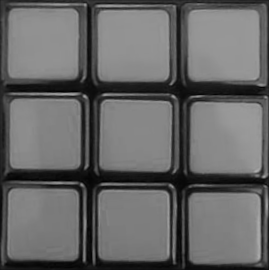
#> input picture CVsystem/cube_face_sample.png, 269 x 270 px, given in place of the camera
$ python solve_IRL_cube.py   (older library calls are emulated)
#> lines starting #> are read from the running program, lines starting #| are printed output that depends on the picture
#> (reads config.json from the repository)
### CVsystem/video_input.py
import cv2
import time
from datetime import datetime
from threading import Thread

class WebcamVideoStream:
    def __init__(self, fps=30, src=0):
#> called with fps = 30, src = 0
        self.stream = cv2.VideoCapture(src)
        (self.grabbed, self.frame) = self.stream.read()
#> self.frame is the input picture: shape (270, 269, 3); mean B, G, R 102.5, 102.5, 102.5

        self.stopped = False
        self.fps = fps

    def start(self):
        Thread(target=self.update, args=()).start()

    def update(self):
        while not self.stopped:
            self.grabbed, self.frame = self.stream.read();
            time.sleep(1/self.fps)


    def read(self):
        return self.frame

    def stop(self):
        self.stopped = True

# [8 lines that do not run on import are left out]

### Cube.py
import rubikNotation as rN
import numpy as np
import random
import copy
from Cube3d import Cube3d

class Cube:
    """
               0  0  0
               0  0  0
               0  0  0
      1  1  1  2  2  2  3  3  3  4  4  4
      1  1  1  2  2  2  3  3  3  4  4  4
      1  1  1  2  2  2  3  3  3  4  4  4
               5  5  5
               5  5  5
               5  5  5
    The numbers can mean any combination of 6 colors, one possibility is the following:
    0: white
    1: red
    2: blue
    3: orange
    4: green
    5: yellow
    """
    def __init__(self, size, faces = None):
        """
        Initialize the cube, if the face information is not given,
        the cube will be initialized to a solved state
        """
#> called with size = 3
        self.size = size

        if faces is None:
            self.faces = np.ones([6,3,3], dtype=np.int32)
            for i in range(6):
                self.faces[i] *= i
        else:
            self.faces = np.array(faces)

    # [439 lines left out: functions get_lin_face_data, face_to_front, normalize_swap_colors, normalize, normalize_corners, __eq__ and 12 more, not called in this run]

# [5 lines that do not run on import are left out]

### CVsystem/cube_calibration.py
import traceback
from .video_input import WebcamVideoStream
from .image_processing_utils import *
from . import *

close_flag = False

def on_close(event):
    global close_flag
    close_flag = True

color_names = {0:"white", 1:"red", 2:"blue", 3:"orange", 4:"green", 5:"yellow", -2: "gray", -1:"purple?"}

# [10 lines left out: function face_equal_norot, not called in this run]


class Cube_calibrator:
    def __init__(self, config):
        # Set configuration from the config file
        self.fps = config["fps"]
        self.solver_type = config["solver"]
        self.segm_method = config["segm_method"]
        self.confirm_time = config["face_confirmation_time"]
        self.tick_time = config["tick_showing_time"]
        self.on_phone = config["on_phone"]
        self.debug = config["debug"]

        # Internal parameters
        self.cam = WebcamVideoStream(fps=self.fps)
        self.last_face = -1
        self.calibrated = False
        self.solution_found = False
        self.finished = False
        self.cube = Cube(3)
        self.cube_next = None
        self.solver = None

    # [14 lines left out: function arrange_cube, not called in this run]

    def get_shape_coords(self, shape_type, scale, offset, progress, rotation):
        """
        Gets the coordinates to draw some basic shapes with plots

        The shapes implemented are:
            - Circunference both complete and incomplete
            - Check mark or Tick
            - Straight arrow
            - Circle with arrow
            - Flat line
        """
        if shape_type == 'circle':
            rad_rot = np.pi*rotation/180
            max_theta = (2*np.pi)*progress
            theta = np.linspace(0, max_theta, 100)
            theta = theta + rad_rot
            indicator_x = scale*np.cos(theta)
            indicator_y = scale*np.sin(theta)

        elif shape_type == 'tick':
            indicator_x = scale*np.array([-0.5,0,0.75])
            indicator_y = scale*np.array([0,0.75,-0.75])

        elif shape_type == 'arrow':
            indicator_x = scale*np.array([-1,1,0.25,1,0.25])
            indicator_y = scale*np.array([0, 0, 0.5,0,-0.5])
            if rotation == 90:
                indicator_x, indicator_y = indicator_y, -indicator_x
            elif rotation == 180:
                indicator_x = -indicator_x
            elif rotation == 270:
                indicator_x, indicator_y = indicator_y, indicator_x

        elif shape_type == 'arrow_circle':
            theta = np.linspace(0, 3*np.pi/2, 100)
            indicator_x = scale*np.hstack([np.cos(theta), [0.2, -0.2, 0.2, -0.2, 0.2]])
            indicator_y = scale*np.hstack([np.sin(theta), [-1, -0.5, -1, -1.5, -1]])
            if rotation == 180:
                indicator_x = -indicator_x

        elif shape_type == 'dash':
            indicator_x = scale*np.array([-1,1])
            indicator_y = scale*np.array([0, 0])

        indicator_x = indicator_x + offset[1]
        indicator_y = indicator_y + offset[0]

        return indicator_x, indicator_y

    def main(self, phone=True):
        """
        Executes the real time program, split in 3 phases:
            -Calibration: the cube is calibrated by pointing the camera to it's
                6 faces in a determined order indicated to the user

            -Solving: a solver thread is launched and a progress circle is shown

            -Showing solution: the solution will be shown as well as the arrow
                indicating which move to make each step

        """
#> called with phone = True
        self.cam.start()
        solver_thread = None
        try:
            ## Initialize plot

            # Make plots update
            plt.ion()

            # Create figure
            fig = plt.figure()

            # Make the closing of the window finish the program
            fig.canvas.mpl_connect('close_event', on_close)

            # Create a subplot to draw to
            ax = plt.subplot()

            # Initialize the subplot by drawing a picture and a line
            I_rgb = self.cam.read()
            if self.on_phone:
                I_rgb = cv2.rotate(I_rgb, cv2.ROTATE_90_CLOCKWISE)
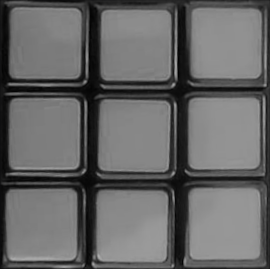
#> I_rgb: shape (269, 270, 3); mean B, G, R 102.5, 102.5, 102.5

            im = ax.imshow(np.zeros(I_rgb.shape))
            indic, = ax.plot([0,0],[0,0], linewidth=10)
            plt.show()
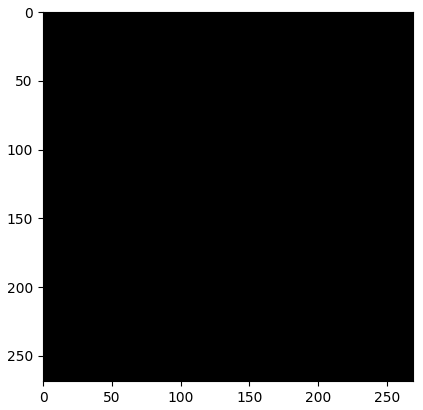
#> figure drawn by matplotlib, 1 panel

            # Set indicator offset
            if phone:
                indicator_offset = [I_rgb.shape[0]*(7/8), I_rgb.shape[1]/2]
            else:
                indicator_offset = [I_rgb.shape[0]/2, I_rgb.shape[1]*(7/8)]

            # Set some parameters up
            frame_time = 1/self.fps
            start = time.time()
            face_confirm_timer = 0
            tick_timer = 0
            solution_timer = 0
            prev_face = np.zeros([1,1])
            colors_checked = []
            faces = []
            solution = []
            alpha = 1
            warned = False

            # Main loop
            while not self.finished and not close_flag:
                # Measure time for FPS control
                frame_start = time.time()

                # clear last frame's data
                ax.clear()


                ## Image Aquisition
                frame_original = self.cam.read()

                # The original image will be in BGR, we transform it to RGB
                frame_original = cv2.cvtColor(frame_original, cv2.COLOR_BGR2RGB)
#> (the rest of the program and of its run is left out)
